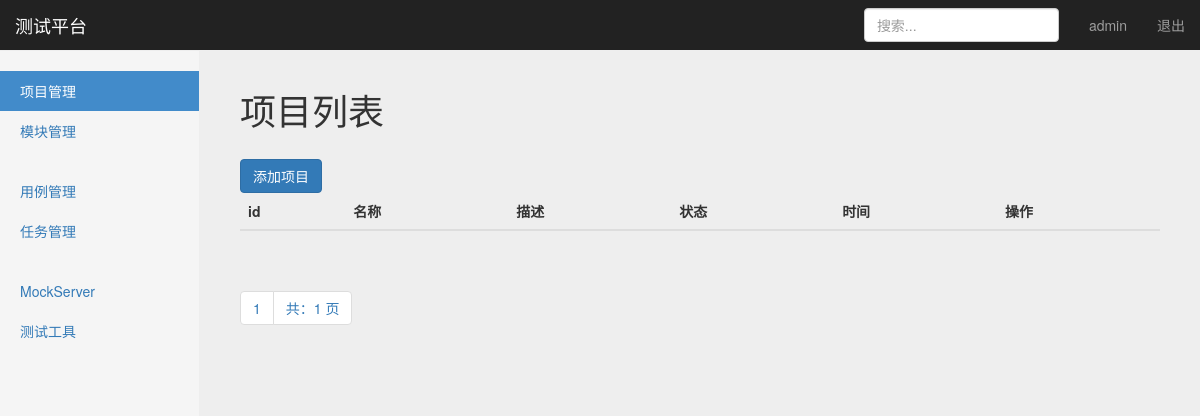
Page /manage/project_manage/ (signed in) on the earlier database version.
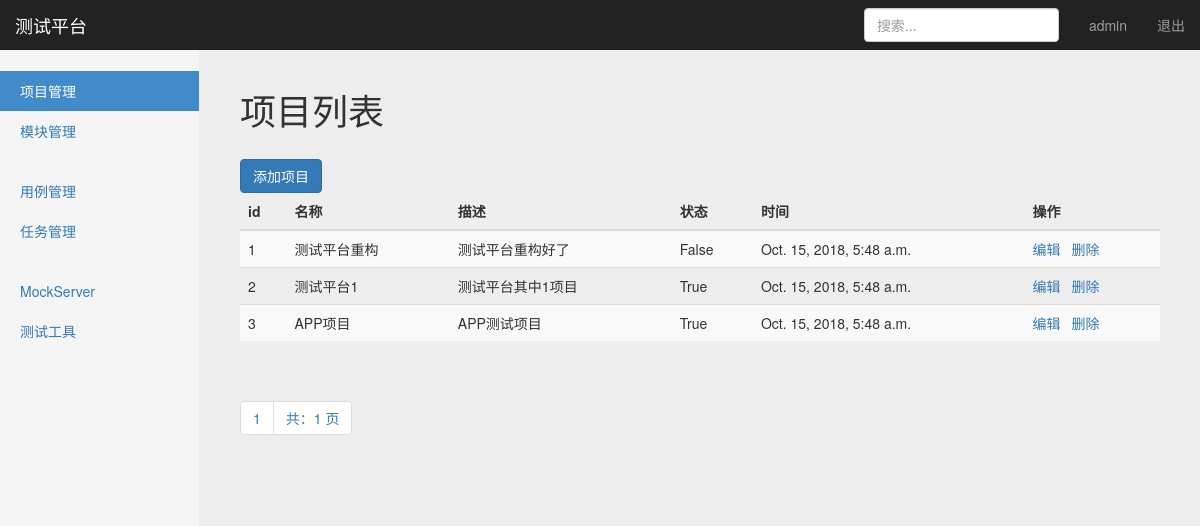
Same page on the later database version.
### project_app/models.py (models this page shows, shortened)
class ProjectManage(models.Model):
    title = models.CharField("名称", max_length=100, blank=False, default="")  # 名称
    description = models.TextField("描述", max_length=100, default="")  # 描述
    status = models.BooleanField("status", default=True)  # 状态
    create_time = models.DateTimeField("创建时间", auto_now_add=True)  # 创建时间

### project_app/views/project_views.py (the view)
# urls.py: path('project_manage/', project_views.project_manage),
@login_required
def project_manage(request):
    username = request.session.get('user1', '')  # 读取浏览器 cookies
    project_list = ProjectManage.objects.get_queryset().order_by('id')
    paginator = Paginator(project_list, 10)
    page = request.GET.get("page")
    try:
        contacts = paginator.page(page)
    except PageNotAnInteger:
        contacts = paginator.page(1)
    except EmptyPage:
        contacts = paginator.page(paginator.num_pages)
    return render(request, "project_manage.html", {"user": username,
                                                   "projects": contacts,
                                                   "type": "list"})

### templates/project_manage.html (shortened to what this page needs)
{% extends "base.html" %}
{% block content %}
  <body>
    <nav class="navbar navbar-inverse navbar-fixed-top">
      <div class="container-fluid">
        <div class="navbar-header">
          <a class="navbar-brand" href="#">测试平台</a>
        </div>
        <div id="navbar" class="navbar-collapse collapse">
          <ul class="nav navbar-nav navbar-right">
            <li><a href="#">{{ user }}</a></li>
            <li><a href="/logout/">退出</a></li>
          </ul>
          <form class="navbar-form navbar-right" method="get" action="/manage/search/">
            <input name="search" type="text" class="form-control" placeholder="搜索...">
          </form>
        </div>
      </div>
    </nav>
    <div class="container-fluid">
      <div class="row">
        <div class="col-sm-3 col-md-2 sidebar">
          <ul class="nav nav-sidebar">
            <li class="active"> <a href="#">项目管理</a></li>
            <li><a href="#">模块管理</a></li>
          </ul>
          <ul class="nav nav-sidebar">
            <li><a href="">用例管理</a></li>
            <li><a href="">任务管理</a></li>
          </ul>
          <ul class="nav nav-sidebar">
            <li><a href="">MockServer</a></li>
            <li><a href="">测试工具</a></li>
          </ul>
        </div>
        {% if type == 'list'%}
        <div class="col-sm-9 col-sm-offset-3 col-md-10 col-md-offset-2 main">
         <div>
          <h1 class="sub-header">项目列表</h1>
          <button type="submit" class="btn btn-primary" onclick="window.location.href='/manage/add_project/'" style="margin-top: 8px;">添加项目</button>
         </div>
          <div class="table-responsive">
            <table class="table table-striped">
              <thead>
                <tr>
                  <th>id</th>
                  <th>名称</th>
                  <th>描述</th>
                  <th>状态</th>
                  <th>时间</th>
                  <th>操作</th>
                </tr>
              </thead>
              <tbody>
                {% for project in projects %}
                  <tr>
                    <td>{{ project.id }}</td>
                    <td>{{ project.title }}</td>
                    <td>{{ project.description }}</td>
                    <td>{{ project.status }}</td>
                    <td>{{ project.create_time }}</td>
                    <td>
                      <a href="{% url 'edit_project_page' project.id %}">编辑</a>&ensp;
                      <a href="{% url 'delete' project.id %}">删除</a>
                    </td>
                  </tr>
                {% endfor %}
              </tbody>
            </table>
               <div class="pagination">
                  <span class="step-links">
                    <ul class="pagination">
                       <li><a href="#">{{ projects.number }}</a></li>
                      <li><a href="#">共：{{ projects.paginator.num_pages }} 页</a></li>
                    </ul>
                  </span>
               </div>
          </div>
        </div>
      {% endif %}
    </div>
{% endblock %}

Differences in the rows shown:
added ProjectManage: id "1", title "测试平台重构", description "测试平台重构好了", status "False", create_time "Oct. 15, 2018, 5:48 a.m."
added ProjectManage: id "2", title "测试平台1", description "测试平台其中1项目", status "True", create_time "Oct. 15, 2018, 5:48 a.m."
added ProjectManage: id "3", title "APP项目", description "APP测试项目", status "True", create_time "Oct. 15, 2018, 5:48 a.m."
